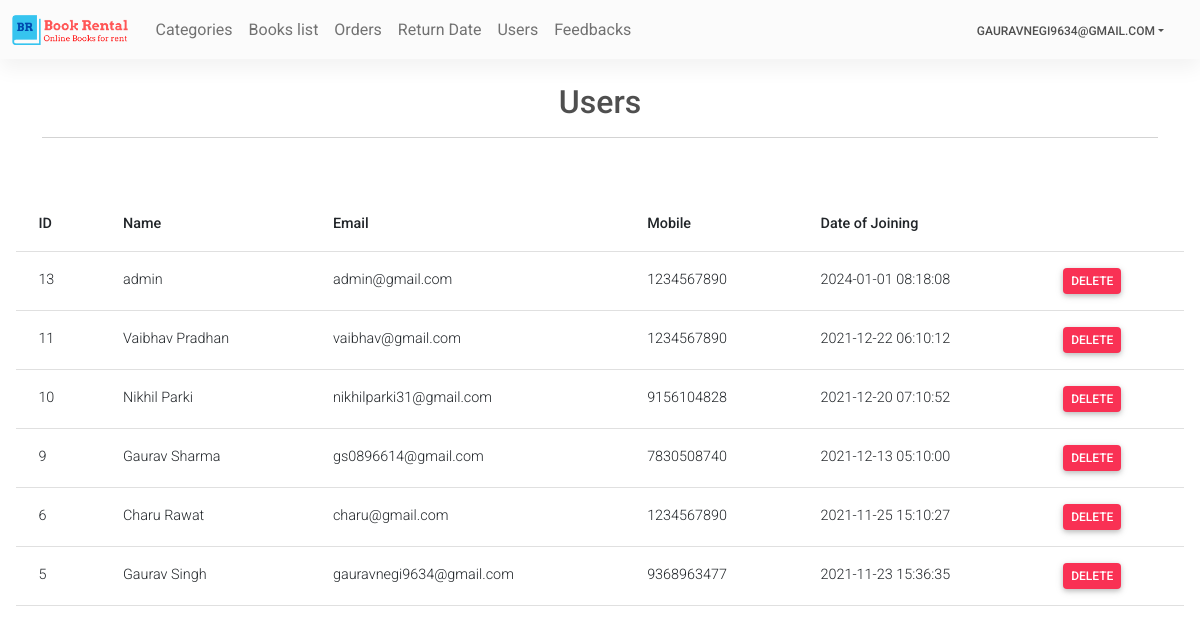
The app's page /Admin/users.php (signed in) with its own data.
### tables this page shows
CREATE TABLE `users` (
  `id` int(11) NOT NULL,
  `name` varchar(80) NOT NULL,
  `email` varchar(50) NOT NULL,
  `mobile` bigint(20) NOT NULL,
  `doj` datetime NOT NULL,
  `password` varchar(255) NOT NULL
);

### Admin/users.php (the view, shortened to what this page needs)
<?php
require('topNav.php');
$sql = "select * from users order by id desc";
$res = mysqli_query($con, $sql);
?>
<main>
    <div class="container pt-4">
        <h4 class="fs-2 text-center ">Users</h4>
        <hr>
        <br>
    </div>
    <div class="card-body">
        <table class="table">
            <thead>
                <tr>
                    <th>ID</th>
                    <th>Name</th>
                    <th>Email</th>
                    <th>Mobile</th>
                    <th>Date of Joining</th>
                    <th></th>
                </tr>
            </thead>
            <tbody>
                <?php
        while ($row = mysqli_fetch_assoc($res)) { ?>
                <tr>
                    <td> <?php echo $row['id'] ?> </td>
                    <td> <?php echo $row['name'] ?> </td>
                    <td> <?php echo $row['email'] ?> </td>
                    <td> <?php echo $row['mobile'] ?> </td>
                    <td> <?php echo $row['doj'] ?> </td>
                    <td> <?php echo "<a class='link-white btn btn-danger px-2 py-1' href='?type=delete&id=" . $row['id'] .
                    "'>Delete</a>"; ?>
                    </td>
                </tr>
                <?php } ?>
            </tbody>
        </table>
    </div>
</main>
</body>
</html>

### records on screen
users: id "13", name "admin", email "admin@gmail.com", mobile "1234567890", doj "2024-01-01 08:18:08"
users: id "11", name "Vaibhav Pradhan", email "vaibhav@gmail.com", mobile "1234567890", doj "2021-12-22 06:10:12"
users: id "10", name "Nikhil Parki", email "nikhilparki31@gmail.com", mobile "9156104828", doj "2021-12-20 07:10:52"
users: id "9", name "Gaurav Sharma", email "gs0896614@gmail.com", mobile "7830508740", doj "2021-12-13 05:10:00"
users: id "6", name "Charu Rawat", email "charu@gmail.com", mobile "1234567890", doj "2021-11-25 15:10:27"
users: id "5", name "Gaurav Singh", email "gauravnegi9634@gmail.com", mobile "9368963477", doj "2021-11-23 15:36:35"

### other values on screen
$userName "GAURAVNEGI9634@GMAIL.COM"
